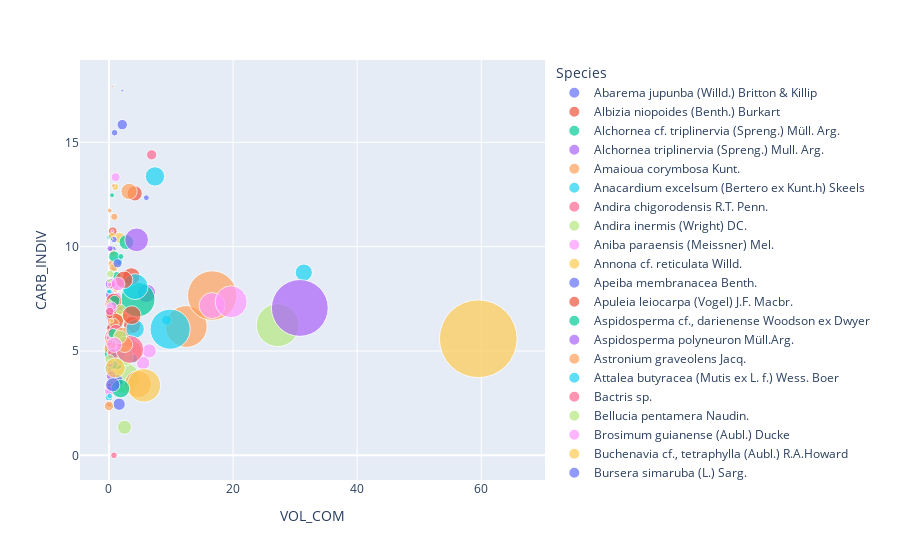

Source (notebook cell):
### Code cell
figsc_v = graf_scatt(dv)
figsc_v.show()
#plt(figsc_v)
